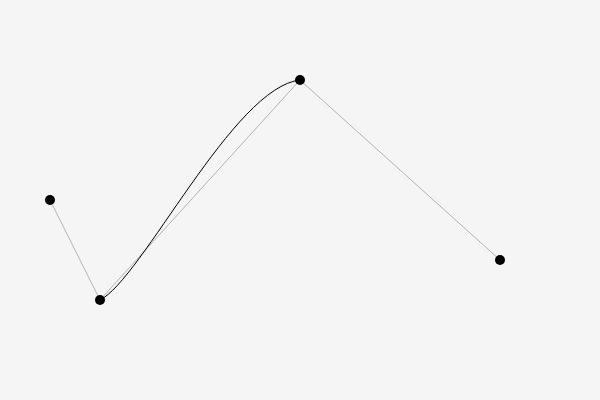
Frame 1 (no input)
Frame 60 (no input): identical to frame 1, image omitted
Frame 120 (the mouse pressed at the canvas centre since frame 60): identical to frame 1, image omitted

The p5.js sketch that drew this single still picture (run headless with seeded random() and noise() and a simulated clock; from frame 60 on, the mouse is pressed at the canvas centre):

// p5.js sketch
// ── sketch.js
let pts = []; 

function setup(){ 
  createCanvas(600,400); 
  pts = [ createVector(50,200), 
    createVector(100,300), 
    createVector(300,80), 
    createVector(500,260) ]; 
  } 
  function draw(){ 
    background(245); 
    stroke(180); 
    line(pts[0].x,pts[0].y,pts[1].x,pts[1].y); 
    line(pts[1].x,pts[1].y,pts[2].x,pts[2].y); 
    line(pts[2].x,pts[2].y,pts[3].x,pts[3].y); 
    stroke(0); noFill(); 
    curve( pts[0].x,pts[0].y, 
      pts[1].x,pts[1].y, 
      pts[2].x,pts[2].y, 
      pts[3].x,pts[3].y ); 
      fill(0); noStroke(); 
      for(let p of pts){ 
        circle(p.x,p.y,10); 
      } 
}
